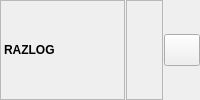
       <widget class="QFrame" name="frame_25">
        <property name="frameShape">
         <enum>QFrame::NoFrame</enum>
        </property>
        <property name="frameShadow">
         <enum>QFrame::Raised</enum>
        </property>
        <layout class="QHBoxLayout" name="horizontalLayout_22">
         <property name="spacing">
          <number>1</number>
         </property>
         <property name="leftMargin">
          <number>0</number>
         </property>
         <property name="topMargin">
          <number>0</number>
         </property>
         <property name="rightMargin">
          <number>0</number>
         </property>
         <property name="bottomMargin">
          <number>0</number>
         </property>
         <item>
          <widget class="QLabel" name="lblRazlogTitle">
           <property name="sizePolicy">
            <sizepolicy hsizetype="Maximum" vsizetype="Preferred">
             <horstretch>0</horstretch>
             <verstretch>0</verstretch>
            </sizepolicy>
           </property>
           <property name="minimumSize">
            <size>
             <width>125</width>
             <height>32</height>
            </size>
           </property>
           <property name="font">
            <font>
             <weight>75</weight>
             <bold>true</bold>
            </font>
           </property>
           <property name="toolTip">
            <string>Poziv Na Broj</string>
           </property>
           <property name="frameShape">
            <enum>QFrame::StyledPanel</enum>
           </property>
           <property name="text">
            <string>RAZLOG</string>
           </property>
          </widget>
         </item>
         <item>
          <widget class="QLabel" name="lblRazlog">
           <property name="font">
            <font>
             <weight>75</weight>
             <bold>true</bold>
            </font>
           </property>
           <property name="frameShape">
            <enum>QFrame::StyledPanel</enum>
           </property>
           <property name="text">
            <string/>
           </property>
           <property name="alignment">
            <set>Qt::AlignLeading|Qt::AlignLeft|Qt::AlignVCenter</set>
           </property>
           <property name="textInteractionFlags">
            <set>Qt::LinksAccessibleByMouse|Qt::TextSelectableByMouse</set>
           </property>
          </widget>
         </item>
         <item>
          <widget class="QPushButton" name="btnGo2_4">
           <property name="sizePolicy">
            <sizepolicy hsizetype="Maximum" vsizetype="Fixed">
             <horstretch>0</horstretch>
             <verstretch>0</verstretch>
            </sizepolicy>
           </property>
           <property name="minimumSize">
            <size>
             <width>0</width>
             <height>32</height>
            </size>
           </property>
           <property name="maximumSize">
            <size>
             <width>36</width>
             <height>16777215</height>
            </size>
           </property>
           <property name="cursor">
            <cursorShape>PointingHandCursor</cursorShape>
           </property>
           <property name="toolTip">
            <string>Filter</string>
           </property>
           <property name="icon">
            <iconset resource="../../../resources/DonatForm.qrc">
             <normaloff>:/InDonat/Forms/images/icon_bullets.gif</normaloff>:/InDonat/Forms/images/icon_bullets.gif</iconset>
           </property>
           <property name="iconSize">
            <size>
             <width>16</width>
             <height>16</height>
            </size>
           </property>
           <property name="autoExclusive">
            <bool>true</bool>
           </property>
          </widget>
         </item>
        </layout>
       </widget>
